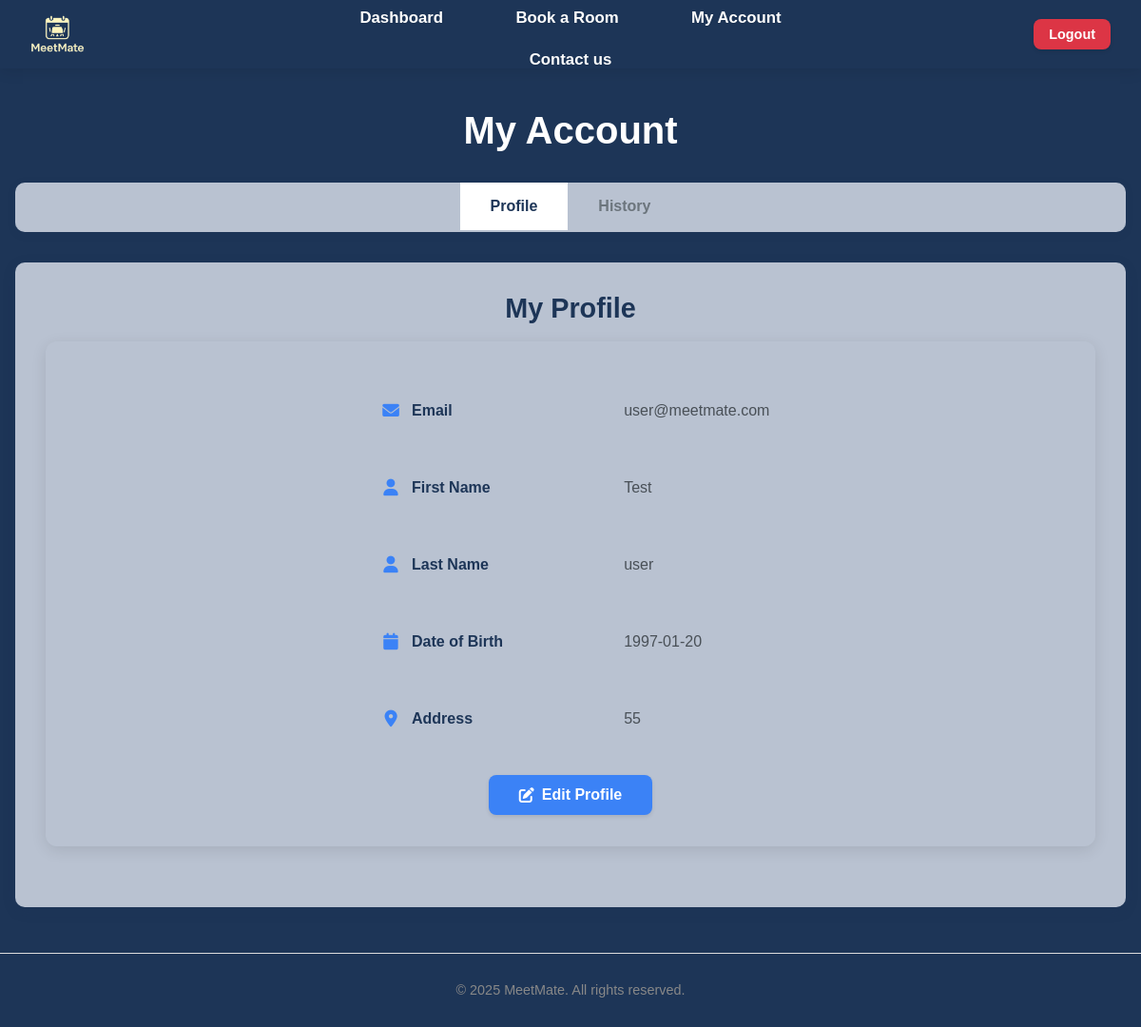
/my_account (signed in), run on the app's committed database.
### tables this page shows
CREATE TABLE users (
                id INTEGER PRIMARY KEY AUTOINCREMENT,
                username TEXT NOT NULL UNIQUE,
                email TEXT NOT NULL UNIQUE,
                password TEXT NOT NULL,
                firstname TEXT,
                lastname TEXT,
                dob TEXT,
                address TEXT,
                role TEXT DEFAULT 'user'
            );

### app.py (the view, shortened to what this page needs)
@app.route('/my_account', methods=['GET', 'POST'])
@login_required
def my_account():
    connection = get_database_connection()
    cursor = connection.cursor()
    user_id = session['user_id']
    user = get_user_by_id(user_id)
    if not user:
        flash('User not found', 'error')
        return redirect(url_for('logout'))
    now = datetime.now()
    current_date = now.date()
    current_time = now.time()
    from datetime import date, timedelta
    today = date.today()
    today_str = today.strftime('%Y-%m-%d')
    today_date = today.strftime('%B %d, %Y')
    tomorrow = today + timedelta(days=1)
    next_week = today + timedelta(days=7)
    tomorrow_str = tomorrow.strftime('%Y-%m-%d')
    next_week_str = next_week.strftime('%Y-%m-%d')
    cursor.execute('''
        SELECT
            b.id,
            b.date,
            b.time_start,
            b.time_end,
            b.notes,
            r.name as room_name,
            r.location as room_location
        FROM bookings b
        JOIN rooms r ON b.room_id = r.id
        WHERE b.user_id = ? AND b.date = ?
        ORDER BY b.time_start
    ''', (user_id, today_str))
    user_today_bookings = []
    for row in cursor.fetchall():
        booking = dict(row)
        booking_date = date.fromisoformat(booking['date'])
        booking_start_time = time.fromisoformat(booking['time_start'] + ':00' if len(booking['time_start']) == 5 else booking['time_start'])
        if booking_date == current_date:
            booking['can_cancel'] = current_time < booking_start_time
            booking['status'] = 'Complete' if current_time >= booking_start_time else None
        else:
            booking['can_cancel'] = True
            booking['status'] = None
        user_today_bookings.append(booking)
    cursor.execute('''
        SELECT
            b.id,
            b.date,
            b.time_start,
            b.time_end,
            b.notes,
            r.name as room_name,
            r.location as room_location
        FROM bookings b
        JOIN rooms r ON b.room_id = r.id
        WHERE b.user_id = ? AND b.date >= ? AND b.date <= ?
        ORDER BY b.date, b.time_start
        LIMIT 10
    ''', (user_id, tomorrow_str, next_week_str))
    user_upcoming_bookings = []
    for row in cursor.fetchall():
        booking = dict(row)
        booking_date = date.fromisoformat(booking['date'])
        booking['formatted_date'] = booking_date.strftime('%a, %b %d')
        booking['can_cancel'] = True
        booking['status'] = None
        user_upcoming_bookings.append(booking)
    user_bookings = get_user_bookings(user_id)
    for booking in user_bookings:
        booking_date = date.fromisoformat(booking['date'])
        booking_start_time = time.fromisoformat(booking['time_start'] + ':00' if len(booking['time_start']) == 5 else booking['time_start'])
        if booking_date > current_date:
            booking['can_cancel'] = True
            booking['status'] = 'Confirmed'
        elif booking_date == current_date:
            booking['can_cancel'] = current_time < booking_start_time
            booking['status'] = 'Complete' if current_time >= booking_start_time else 'Confirmed'
        else:
            booking['can_cancel'] = False
            booking['status'] = 'Complete'
    connection.close()
    return render_template('my_account.html',
                         user=user,
                         today_date=today_date,
                         user_today_bookings=user_today_bookings,
                         user_upcoming_bookings=user_upcoming_bookings,
                         bookings=user_bookings)

### app.py (called while the page is built)
def get_database_path():
    app_directory = app.root_path
    instance_directory = os.path.join(app_directory, 'instance')
    os.makedirs(instance_directory, exist_ok=True)
    database_path = os.path.join(instance_directory, 'meetmate.db')
    return database_path

def get_database_connection():
    db_path = get_database_path()
    connection = sqlite3.connect(db_path)
    connection.row_factory = sqlite3.Row
    return connection

def get_user_by_id(user_id):
    connection = get_database_connection()
    cursor = connection.cursor()
    cursor.execute("SELECT * FROM users WHERE id = ?", (user_id,))
    user = cursor.fetchone()
    connection.close()
    if user:
        return dict(user)
    return None

def get_user_bookings(user_id):
    connection = get_database_connection()
    cursor = connection.cursor()
    cursor.execute('''
        SELECT
            b.id,
            b.date,
            b.time_start,
            b.time_end,
            b.notes,
            r.name as room_name,
            r.location as room_location
        FROM bookings b
        JOIN rooms r ON b.room_id = r.id
        WHERE b.user_id = ?
        ORDER BY b.date, b.time_start
    ''', (user_id,))
    bookings = cursor.fetchall()
    connection.close()
    return [dict(booking) for booking in bookings]

def login_required(f):
    @wraps(f)
    def decorated_function(*args, **kwargs):
        if 'user_id' not in session:
            flash('Please login to access this page', 'error')
            return redirect(url_for('login'))
        user = get_user_by_id(session['user_id'])
        if not user:
            session.clear()
            flash('Your account is no longer valid. Please login again.', 'warning')
            return redirect(url_for('login'))
        return f(*args, **kwargs)
    return decorated_function

### templates/my_account.html (shortened to what this page needs)
{% extends "base.html" %}
{% block content %}
<div class="admin-dashboard">
    <h1>My Account</h1>
      <div class="admin-tabs">
        <button class="tab-btn active" data-tab="profile-tab">Profile</button>
        <button class="tab-btn" data-tab="history-tab">History</button>
    </div>      <div class="tab-content">
        <div id="profile-tab" class="tab-pane active">
            <div class="section-header">
                <h2>My Profile</h2>
            </div>
            <div class="profile-v2-container">
                <div id="profile-view-mode" class="profile-view-mode">
                    <div class="profile-field-row">
                        <div class="profile-field-label">
                            <i class="fas fa-envelope"></i>
                            <span>Email</span>
                        </div>
                        <div class="profile-field-value">
                            <span>{{ user.email }}</span>
                        </div>
                    </div>
                    <div class="profile-field-row">
                        <div class="profile-field-label">
                            <i class="fas fa-user"></i>
                            <span>First Name</span>
                        </div>
                        <div class="profile-field-value">
                            <span>{{ user.firstname or 'Not provided' }}</span>
                        </div>
                    </div>
                    <div class="profile-field-row">
                        <div class="profile-field-label">
                            <i class="fas fa-user"></i>
                            <span>Last Name</span>
                        </div>
                        <div class="profile-field-value">
                            <span>{{ user.lastname or 'Not provided' }}</span>
                        </div>
                    </div>
                    <div class="profile-field-row">
                        <div class="profile-field-label">
                            <i class="fas fa-calendar"></i>
                            <span>Date of Birth</span>
                        </div>
                        <div class="profile-field-value">
                            <span>{{ user.dob or 'Not provided' }}</span>
                        </div>
                    </div>
                    <div class="profile-field-row">
                        <div class="profile-field-label">
                            <i class="fas fa-map-marker-alt"></i>
                            <span>Address</span>
                        </div>
                        <div class="profile-field-value">
                            <span>{{ user.address or 'Not provided' }}</span>
                        </div>
                    </div>
                    <div class="profile-v2-actions">
                        <button type="button" class="btn btn-primary" id="edit-profile-btn">
                            <i class="fas fa-edit"></i> Edit Profile
                        </button>
                    </div>
                </div>
            </div>
        </div>
    </div>
</div>
{% endblock %}

### static/css/style.css (style rules this page uses)
body { font-family: Arial, sans-serif; color: #333; background-color: #1d3557; margin: 0; padding: 0; }
h1, h2, h3, h4, h5, h6 { margin-bottom: 1rem; font-weight: bold; }
.btn { display: inline-block; padding: 0.75rem 1.5rem; border: none; border-radius: 8px; cursor: pointer; font-size: 1rem; font-weight: 600; text-decoration: none; text-align: center; transition: all 0.3s ease; box-shadow: 0 2px 4px rgba(0, 0, 0, 0.1); }
.btn-primary { background-color: #2563eb; color: white; padding: 0.75rem 2rem; border-radius: 8px; font-weight: 600; border: none; cursor: pointer; text-decoration: none; display: inline-block; font-size: 1rem; transition: all 0.3s ease; }
.admin-dashboard { padding: 0rem 0; background-color: #1d3557; min-height: calc(100vh - 200px); }
.admin-dashboard h1 { color: white; font-size: 2.5rem; font-weight: 700; margin-bottom: 2rem; text-align: center; }
.admin-tabs { margin-bottom: 2rem; border-bottom: 2px solid #b9c2d1; background-color: #b9c2d1; border-radius: 10px; overflow: hidden; box-shadow: 0 2px 10px rgba(29, 53, 87, 0.1); display: flex; justify-content: center; }
.tab-btn { background: #b9c2d1; border: none; padding: 1rem 2rem; cursor: pointer; font-size: 1rem; font-weight: 600; color: #6c757d; transition: all 0.3s ease; }
.tab-btn.active { color: #1d3557; background-color: white; border-bottom-color: #2563eb; }
.tab-content { background-color: #b9c2d1; border-radius: 10px; box-shadow: 0 4px 15px rgba(29, 53, 87, 0.1); overflow: hidden; }
.tab-pane { display: none; padding: 2rem; }
.tab-pane.active { display: block; }
.section-header { margin-bottom: 1rem; border-bottom: 2px solid #b9c2d1; position: relative; display: flex; align-items: center; justify-content: center; }
.section-header h2 { color: #1d3557; margin: 0; font-size: 1.8rem; font-weight: 600; flex: 1; text-align: center; }
.profile-v2-container { background: transparent; border-radius: 12px; box-shadow: 0 4px 16px rgba(0, 0, 0, 0.1); padding: 2rem; margin-bottom: 2rem; border: 1px solid rgba(185, 194, 209, 0.2); }
.profile-field-row { display: flex; align-items: center; padding: 1.25rem 15rem; border-bottom: 1px solid rgba(185, 194, 209, 0.2); gap: 2rem; }
.profile-field-label { width: 40%; display: flex; align-items: center; gap: 0.75rem; font-weight: 600; color: #1d3557; flex-shrink: 0; padding: 0px 0px 0px 80px; }
.profile-field-label i { color: #3B82F6; font-size: 1.1rem; width: 20px; text-align: center; }
.profile-field-value { width: 60%; color: #495057; font-size: 1rem; line-height: 1.5; }
.profile-field-value span { display: block; padding: 0.5rem 0; }
.profile-v2-actions { margin-top: 1rem; border-top: 2px solid rgba(185, 194, 209, 0.2); display: flex; justify-content: center; gap: 1rem; }
.profile-v2-actions .btn { padding: 0.75rem 2rem; font-size: 1rem; font-weight: 600; border-radius: 8px; text-decoration: none; display: inline-flex; align-items: center; gap: 0.5rem; transition: all 0.3s ease; box-shadow: 0 2px 4px rgba(0, 0, 0, 0.1); border: none; cursor: pointer; }
.profile-v2-actions .btn-primary { background-color: #3B82F6; color: white; }

### data on the page
users: email "user@meetmate.com", firstname "Test", lastname "user", dob "1997-01-20", address "55"
